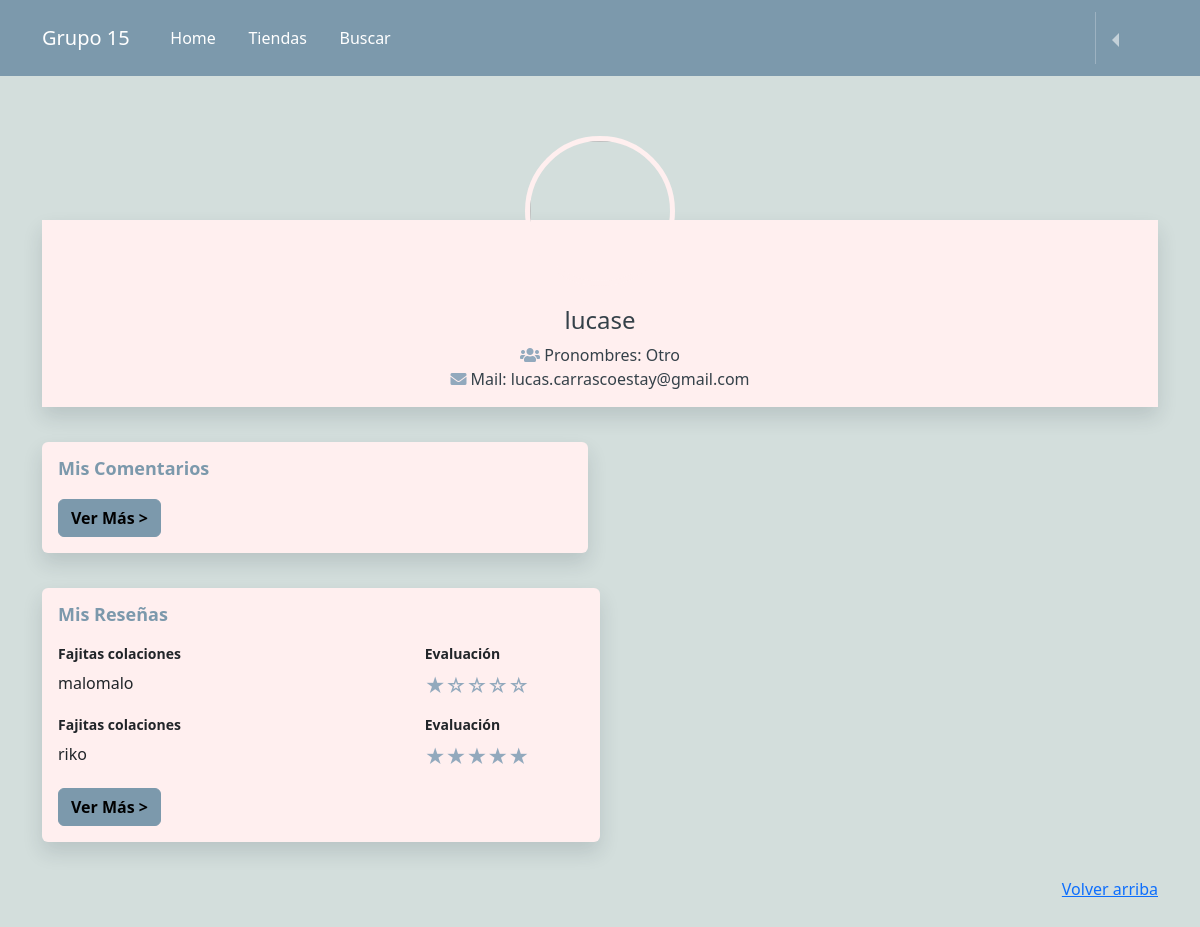
The app's page /profile/ (signed in), older data.
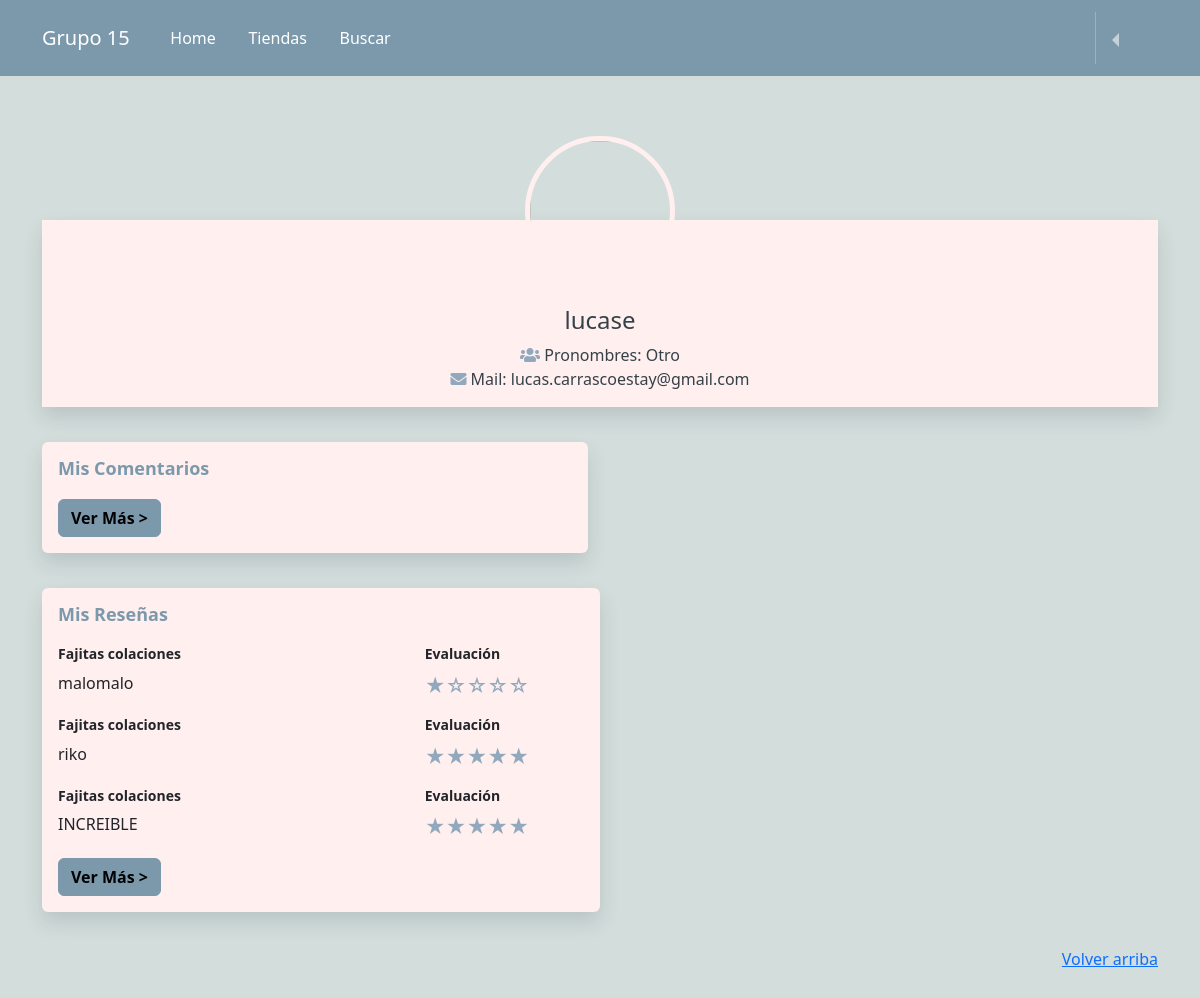
The same page, newer data.
### reviews/models.py (models this page shows, shortened)
class Evaluacion(models.Model):
    usuario = models.ForeignKey(User, on_delete=models.CASCADE)
    local_comida = models.ForeignKey(Puesto_de_comida, related_name='evaluaciones', on_delete=models.CASCADE)
    detalle = models.TextField(blank=True)
    calificacion_comida = models.IntegerField()
    calificacion_precio = models.IntegerField()
    calificacion_presentacion = models.IntegerField()
    likes = models.IntegerField(default=0)
    dislikes = models.IntegerField(default = 0)
    fecha = models.DateTimeField(auto_now_add=True)

class Puesto_de_comida(models.Model):
    nombre = models.CharField(max_length=200)
    dueño = models.CharField(max_length=200)
    FotoLocal = models.ImageField(upload_to='Fotos_locales/', null=True, blank=True)
    def __str__(self):
        return self.nombre

### reviews/views.py (the view)
# urls.py: path('profile/', perfil, name="profile"),
@login_required
def perfil(request):
    reviews_usuario = Evaluacion.objects.filter(usuario_id = request.user)
    comentarios_usuario = Comentario.objects.filter(comentarista = request.user)
    return render(request, "perfil.html", {"reviews_usuario" : reviews_usuario, "comentarios_usuario" : comentarios_usuario})

### templates/perfil.html (shortened to what this page needs)
{% extends 'base.html' %}
{% load static %}
{% block content %}
<head>
  <link rel="stylesheet">
  <link href="https://cdnjs.cloudflare.com/ajax/libs/font-awesome/5.11.2/css/all.min.css" rel="stylesheet">
  <link rel="stylesheet" href="{% static 'css/perfil.css' %}">
</head>
{% if request.user.is_authenticated %}
<body>
  <div class="container">
    <div class="card social-prof">
      <div class="card-body hello">
        <div class="wrapper">
          <img src="https://img.freepik.com/premium-photo/cat-dressed-formal-business-suit-anthropomorphic-businessman-generative-ai_796128-1479.jpg?w=740" alt="" class="user-profile">
          <h4>{{request.user.username}}</h4>
        </div>
        <div class="social-info">
          <i class="fas fas fa-users mr-2" style="color: #92A9BD"></i>
          <span>Pronombres: {{request.user.pronombre}}</span>
        </div>
        <div class="social-info">
          <i class="fas fas fa-envelope mr-2" style="color: #92A9BD"></i>
          <span>Mail: {{request.user.email}}</span>
        </div>
      </div>
    </div>
    <div class="row">
      <div class="col-lg-6">
        <div class="card hello">
          <div class="card-body info-card social-about">
            <h2 class="text-blue">Mis Comentarios</h2>
              <div class="col-lg-5">
                <button class="btn see-more" id="see-more" data-toggle="modal" data-target="#CommentsModal">Ver Más ></button>
              </div>
            </div>
          </div>
        </div>
      </div>
      <div class="col-lg-6">
        <div class="card info-card hello">
          <div class="card-body">
            <h2 class="text-blue">Mis Reseñas</h2>
            {% for review in reviews_usuario|slice:":3" %}
            <div class="row">
              <div class="col-lg-8">
                <h5>{{review.local_comida}}</h5>
                  <div class="mb-3">
                    <p>{{review.detalle}} </p>
                  </div>
              </div>
              <div class="col-lg-4">
                <h5>Evaluación</h5>
                <div class="stars-class mb-3 fs-5">
                  {% if review.calificacion_comida == 1 %}
                      <span>★☆☆☆☆</span>
                  {% endif %}
                  {% if review.calificacion_comida == 5 %}
                      <span>★★★★★</span>
                  {% endif %}
                </div>
              </div>
            </div>
            {% endfor %}
            <div class="col-lg-5">
              <button class="btn see-more" id="see-more" data-toggle="modal" data-target="#exampleModal">Ver Más ></button>
            </div>
          </div>
        </div>
      </div>
    </div>
</body>
{%endif%}
{% endblock %}

Row changes from the older to the newer data that the page shows:
added Evaluacion: local_comida "Fajitas colaciones", detalle "INCREIBLE"
